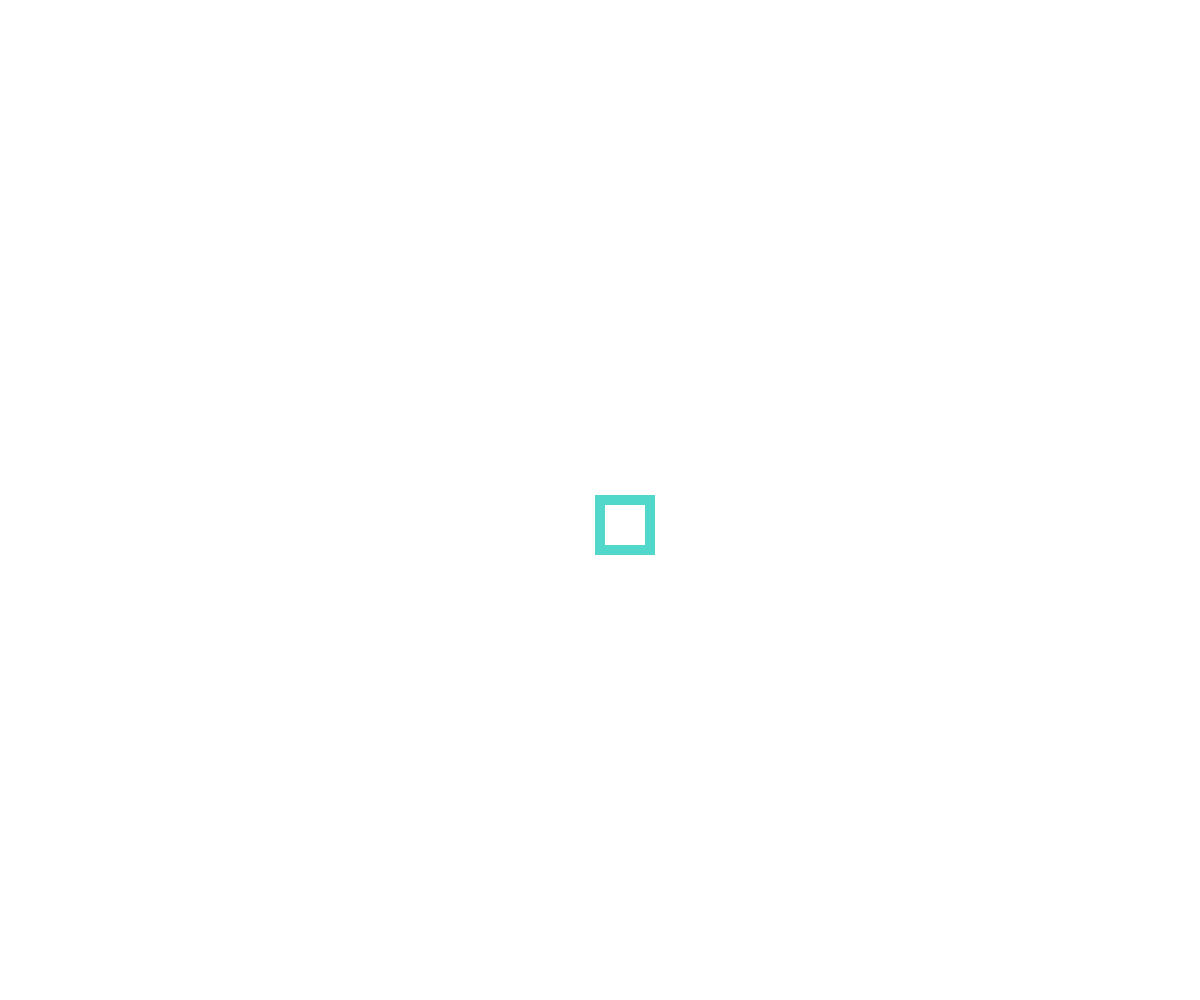
Frame 1 (no input)
Frame 60 (no input): identical to frame 1, image omitted
Frame 120 (the mouse pressed at the canvas centre since frame 60): identical to frame 1, image omitted

The p5.js sketch that drew this single still picture (run headless with seeded random() and noise() and a simulated clock; from frame 60 on, the mouse is pressed at the canvas centre):

// p5.js sketch
// ── sketch.js
// Academy of Art University
// WNM 498 Generative Art & Creative Code
//
// Ryan Berkey
// ryan@rybotron.com

var c,
	tileCount = 10;

function setup(){
	createCanvas( windowWidth, windowHeight );

	/**************************************** 
		FRAME RATE 
		Specifies the number of frames to be displayed every second
		For example, the function call frameRate(30) will attempt to refresh 30 times a second.
		If the processor is not fast enough to maintain the specified rate, the frame rate will not be achieved
	****************************************/

	frameRate(60); // The default frame rate for p5 is 60
	// frameRate(30);
	// frameRate(10);

	/**************************************** 
		COLOR 
	****************************************/

	colorMode(RGB, 255); // Set the color mode either RGB or HSB with a scale between 0-255
	// colorMode( RGB, 1 ); // Sets the color mode to RGB and scale betwen 0 - 1

	c = color(10, 200, 180, 180); // Creates a new Color Array values 0-255

	background( c ) // Sets the background color to value of c[0], c[1], c[2]
	// backgroudn( c, c[3] ) // Sets the background color to value of c[RGB] with c[3] as the alpha


}

function draw() {

	background(255);

	noFill();
	stroke( c, c[3] );
	strokeWeight( 10 );

	rect(width / 2, height / 2 , 50, 50);

	/**************************************** 	
		MAPPING VALUES
		Here we are mapping the mouseX position to 0 - 100
		When the mouseX = 0 then r = 0 and mouseX = width, r = 100
	****************************************/


	// var radius = map( mouseX, 0, width, 0, 100 );
	// ellipse( width / 2, height / 2, radius, radius );


	/**************************************** 
		MILLISECONDS
		millis() Returns the number of milliseconds (thousandths of a second) since starting the program. 
		This information is often used for timing events and animation sequences.
		Because our framerate can vary depending on processor speed we use millis for exact timing
	****************************************/

	// var m = millis();
	// if ( m > 1000 && m < 2000 ){
	// 	ellipse( 100, 100, 50, 50 );
	// }
	// if ( m > 3000 && m < 4000  ){
	// 	ellipse( 200, 200, 50, 50 );
	// }
	// if ( m > 5000 && m < 6000  ){
	// 	ellipse( 300, 300, 50, 50 );
	// }
	// if ( m > 7000 && m < 8000  ){
	// 	ellipse( 400, 400, 50, 50 );;
	// }


	/**************************************** 
		SEEDING RANDOM & NOISE
	****************************************/

	// Seed the noise, in other words it sets the noise to a constant value 
	// without it the noise would update each itertation through the loop

	// noiseSeed(999);
	// var n = noise(1) * width;
	// // var n = map( noise(1), 0, 1, 0, width ); // Does the same as the previous line
	// line( n, 0, n, height / 2 );

	// randomSeed(999);
	// var r = random(1) * width;

	// // var r = random( width ); // Does the same as the previous line
	// // var r = map( random(1), 0, 1, 0, width ); // Does the same as the previous line
	// line( r, 0, r, height / 2 );

	// // print( random(1), random(1), random(1) );


	/**************************************** 
		DISTANCE
	****************************************/

	// noStroke();
	// fill( c, 50 );
	// var d = dist( width / 2, height / 2, mouseX, mouseY );
	// // print(d);

	// if ( mouseIsPressed && d < 100 ){
	// 	noFill();
	// 	stroke( c );
	// 	strokeWeight( 20 );
	// }

	// ellipse( width / 2, height / 2, 200, 200);


}
